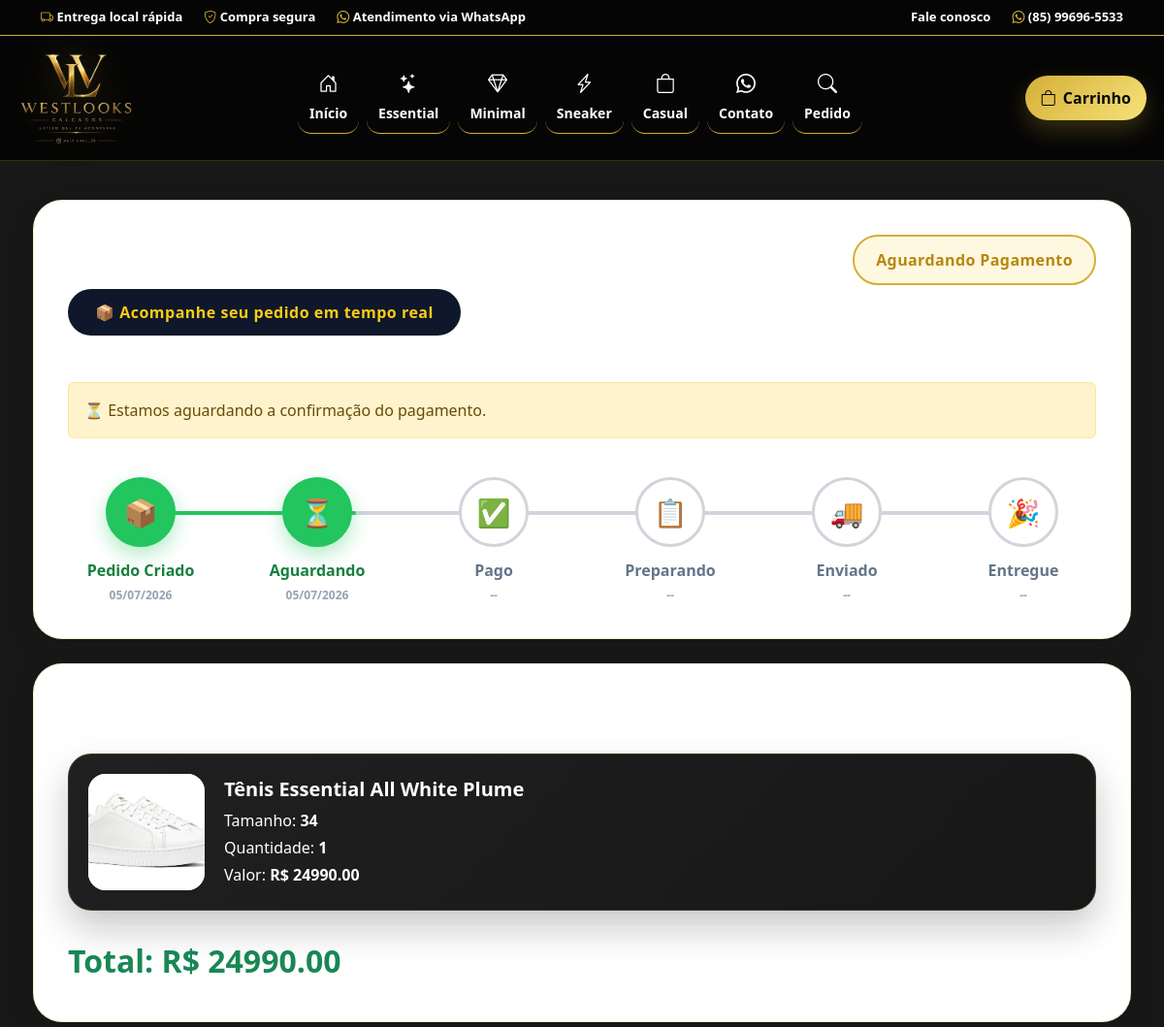
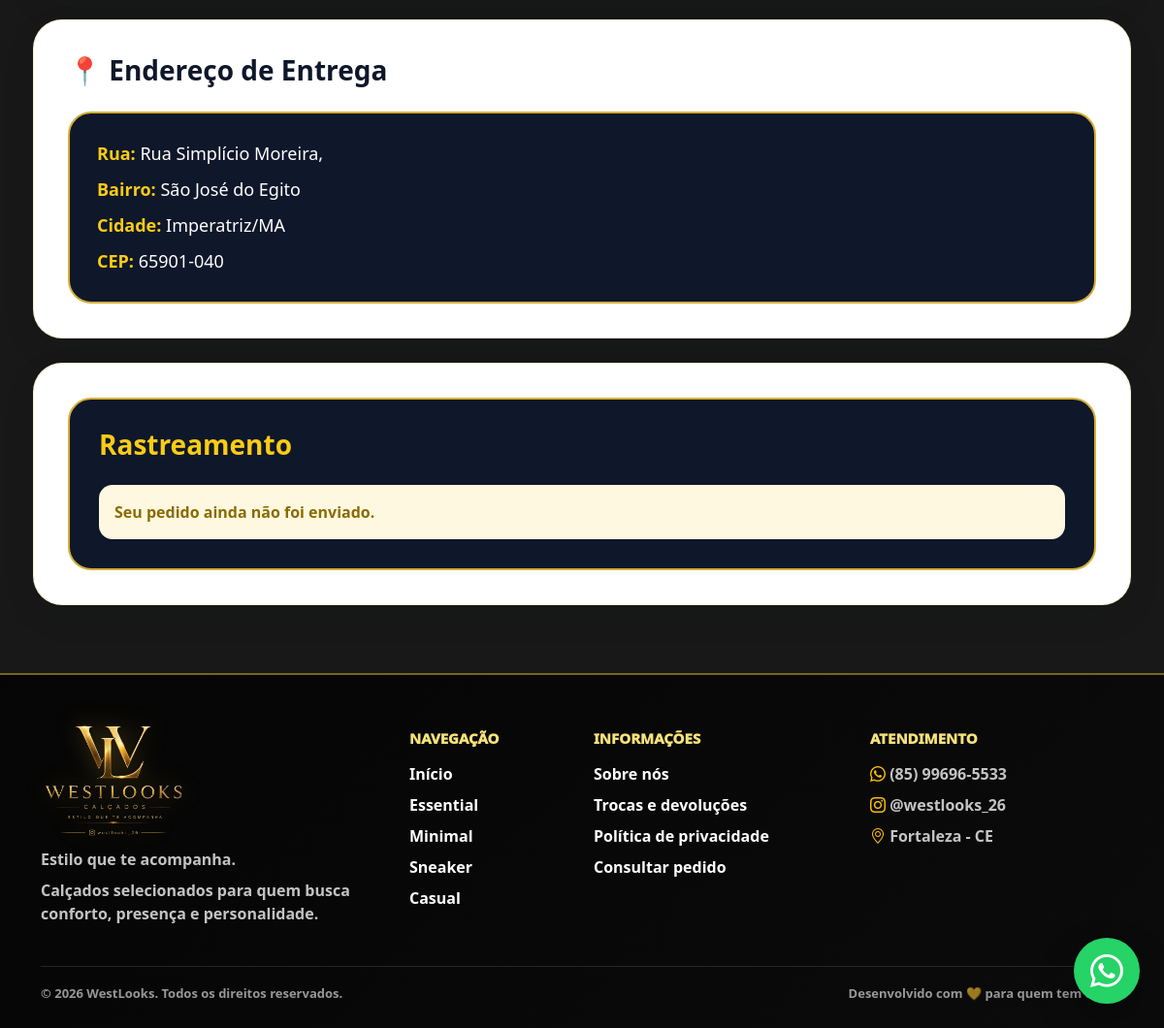
The page /acompanhar/1 on the database its author committed (2 pictures, top to bottom).
### app/models/pedido.py (models this page shows)
class Pedido(db.Model):
    __tablename__ = "pedidos"
    id = db.Column(db.Integer, primary_key=True)
    cliente_id = db.Column(db.Integer, db.ForeignKey("clientes.id"), nullable=True)
    cliente = db.relationship("Cliente", backref="pedidos")
    valor_total = db.Column(db.Numeric(10, 2), default=0)
    status = db.Column(db.String(50), default="aguardando_pagamento")
    forma_pagamento = db.Column(db.String(50), nullable=True)
    mercado_pago_payment_id = db.Column(db.String(120), nullable=True)
    pix_copia_cola = db.Column(db.Text, nullable=True)
    pix_qr_code_base64 = db.Column(db.Text, nullable=True)
    pix_ticket_url = db.Column(db.Text, nullable=True)
    observacao = db.Column(db.Text, nullable=True)
    data_pedido = db.Column(db.DateTime, default=datetime.utcnow)
    tipo_entrega = db.Column(db.String(50), default="fortaleza")
    valor_entrega = db.Column(db.Numeric(10, 2), default=0)
    codigo_rastreamento = db.Column(db.String(120))
    transportadora = db.Column(db.String(120))
    data_envio = db.Column(db.DateTime)
    data_entrega = db.Column(db.DateTime)
    data_pagamento = db.Column(db.DateTime)
    data_preparacao = db.Column(db.DateTime)
    itens = db.relationship(
        "PedidoItem",
        backref="pedido",
        lazy=True,
        cascade="all, delete-orphan"
    )

### app/models/pedido_item.py (models this page shows)
class PedidoItem(db.Model):
    __tablename__ = "pedido_itens"
    id = db.Column(db.Integer, primary_key=True)
    pedido_id = db.Column(
        db.Integer,
        db.ForeignKey("pedidos.id")
    )
    produto_id = db.Column(
        db.Integer,
        db.ForeignKey("produtos.id")
    )
    quantidade = db.Column(db.Integer)
    valor_unitario = db.Column(db.Numeric(10,2))
    subtotal = db.Column(db.Numeric(10,2))
    numeracao = db.Column(
        db.String(10)
    )
    produto = db.relationship("Produto")

### app/models/produto_imagem.py (models this page shows)
class ProdutoImagem(db.Model):
    __tablename__ = "produto_imagens"
    id = db.Column(db.Integer, primary_key=True)
    produto_id = db.Column(db.Integer, db.ForeignKey("produtos.id"), nullable=False)
    produto = db.relationship("Produto", backref="imagens")
    imagem = db.Column(db.String(255), nullable=False)
    principal = db.Column(db.Boolean, default=False)

### app/models/produto.py (models this page shows)
class Produto(db.Model):
    __tablename__ = "produtos"
    id = db.Column(db.Integer, primary_key=True)
    categoria_id = db.Column(
        db.Integer,
        db.ForeignKey("categorias.id")
    )
    categoria = db.relationship(
        "Categoria",
        backref="produtos"
    )
    nome = db.Column(
        db.String(180),
        nullable=False
    )
    slug = db.Column(
        db.String(220),
        unique=True,
        nullable=False
    )
    descricao = db.Column(
        db.Text
    )
    marca = db.Column(
        db.String(120)
    )
    referencia = db.Column(
        db.String(80)
    )
    preco = db.Column(
        db.Numeric(10, 2),
        nullable=False,
        default=0
    )
    preco_promocional = db.Column(
        db.Numeric(10, 2)
    )
    custo = db.Column(
        db.Numeric(10, 2)
    )
    ativo = db.Column(
        db.Boolean,
        default=True
    )
    destaque = db.Column(
        db.Boolean,
        default=False
    )
    lancamento = db.Column(
        db.Boolean,
        default=False
    )
    mais_vendido = db.Column(
        db.Boolean,
        default=False
    )
    frete_gratis = db.Column(
        db.Boolean,
        default=False
    )
    peso = db.Column(
        db.Float,
        default=0
    )
    altura = db.Column(
        db.Float,
        default=0
    )
    largura = db.Column(
        db.Float,
        default=0
    )
    comprimento = db.Column(
        db.Float,
        default=0
    )
    visualizacoes = db.Column(
        db.Integer,
        default=0
    )
    data_cadastro = db.Column(
        db.DateTime,
        default=datetime.utcnow
    )

### app/models/endereco.py (models this page shows)
class Endereco(db.Model):
    __tablename__ = "enderecos"
    id = db.Column(db.Integer, primary_key=True)
    cliente_id = db.Column(db.Integer, db.ForeignKey("clientes.id"), nullable=False)
    cliente = db.relationship("Cliente", backref="enderecos")
    cep = db.Column(db.String(20))
    logradouro = db.Column(db.String(180))
    numero = db.Column(db.String(30))
    complemento = db.Column(db.String(120))
    bairro = db.Column(db.String(120))
    cidade = db.Column(db.String(120))
    estado = db.Column(db.String(2))

### app/routes/loja.py (the view)
@loja_bp.route("/acompanhar/<int:pedido_id>")
def acompanhar_pedido(pedido_id):
    from app.models.pedido import Pedido
    pedido = Pedido.query.get_or_404(pedido_id)
    return render_template(
        "loja/acompanhar_pedido.html",
        pedido=pedido
    )

### app/templates/loja/acompanhar_pedido.html (shortened to what this page needs)
{% extends "loja/base_loja.html" %}
{% block content %}
{% set ordem_status = {
    "aguardando_pagamento": 1,
    "pago": 2,
    "preparando": 3,
    "enviado": 4,
    "entregue": 5,
    "cancelado": 0
} %}
{% set etapa = ordem_status.get(pedido.status, 1) %}
{% if etapa <= 1 %}
    {% set progresso = 20 %}
{% elif etapa == 2 %}
    {% set progresso = 40 %}
{% elif etapa == 3 %}
    {% set progresso = 60 %}
{% elif etapa == 4 %}
    {% set progresso = 80 %}
{% elif etapa >= 5 %}
    {% set progresso = 84 %}
{% else %}
    {% set progresso = 0 %}
{% endif %}
<div class="acompanhar-wrap">
    <div class="pedido-card">
        <div class="d-flex justify-content-between flex-wrap gap-3">
            <div>
                <h1 class="fw-bold">
                </h1>
                <div class="mb-4">
                    <span
                        style="
                        display:inline-block;
                        background:#0f172a;
                        color:#facc15;
                        padding:12px 28px;
                        border-radius:999px;
                        font-weight:900;
                        letter-spacing:.5px;
                        ">
                        📦 Acompanhe seu pedido em tempo real
                    </span>
                </div>
            </div>
            <div>
                <span class="status-badge status-{{ pedido.status }}">
                    {{ pedido.status.replace("_"," ").title() }}
                </span>
            </div>
        </div>
        {% if pedido.status == "aguardando_pagamento" %}
            <div class="alert alert-warning mt-4 mb-0">
                ⏳ Estamos aguardando a confirmação do pagamento.
            </div>
        {% elif pedido.status == "pago" %}
            <div class="alert alert-success mt-4 mb-0">
                ✅ Pagamento confirmado. Seu pedido será preparado em breve.
            </div>
        {% elif pedido.status == "preparando" %}
            <div class="alert alert-primary mt-4 mb-0">
                📦 Seu pedido está sendo separado pela WestLooks.
            </div>
        {% elif pedido.status == "enviado" %}
            <div class="alert alert-info mt-4 mb-0">
                🚚 Seu pedido já saiu para entrega.
            </div>
        {% elif pedido.status == "entregue" %}
            <div class="alert alert-success mt-4 mb-0">
                🎉 Pedido entregue com sucesso.
            </div>
        {% elif pedido.status == "cancelado" %}
            <div class="alert alert-danger mt-4 mb-0">
                ❌ Este pedido foi cancelado.
            </div>
        {% endif %}
        <div class="timeline">
            <div class="timeline-progress" style="width:{{ progresso }}%;"></div>
            <div class="step active">
                <div class="circle">📦</div>
                Pedido Criado
                <span class="step-date">
                    {{ pedido.data_pedido.strftime('%d/%m/%Y') if pedido.data_pedido else '' }}
                </span>
            </div>
            <div class="step {% if etapa >= 1 %}active{% endif %}">
                <div class="circle">⏳</div>
                Aguardando
                <span class="step-date">
                    {{ pedido.data_pedido.strftime('%d/%m/%Y') if pedido.data_pedido else '' }}
                </span>
            </div>
            <div class="step {% if etapa >= 2 %}active{% endif %}">
                <div class="circle">✅</div>
                Pago
                <span class="step-date">
                    {{ pedido.data_pagamento.strftime('%d/%m/%Y') if pedido.data_pagamento else '--' }}
                </span>
            </div>
            <div class="step {% if etapa >= 3 %}active{% endif %}">
                <div class="circle">📋</div>
                Preparando
                <span class="step-date">
                    {{ pedido.data_preparacao.strftime('%d/%m/%Y') if pedido.data_preparacao else '--' }}
                </span>
            </div>
            <div class="step {% if etapa >= 4 %}active{% endif %}">
                <div class="circle">🚚</div>
                Enviado
                <span class="step-date">
                    {{ pedido.data_envio.strftime('%d/%m/%Y') if pedido.data_envio else '--' }}
                </span>
            </div>
            <div class="step {% if etapa >= 5 %}active{% endif %}">
                <div class="circle">🎉</div>
                Entregue
                <span class="step-date">
                    {{ pedido.data_entrega.strftime('%d/%m/%Y') if pedido.data_entrega else '--' }}
                </span>
            </div>
        </div>
    </div>
    <div class="pedido-card">
        <h3 class="fw-bold mb-4">
        </h3>
        {% for item in pedido.itens %}
        <div class="produto-card">
            {% if item.produto.imagens %}
                <img src="{{ url_for('static', filename='uploads/' ~ item.produto.imagens[0].imagem) }}">
            {% endif %}
            <div class="produto-info">
                <h5 class="fw-bold">
                    {{ item.produto.nome }}
                </h5>
                <p class="mb-1">
                    Tamanho:
                    <strong>{{ item.numeracao }}</strong>
                </p>
                <p class="mb-1">
                    Quantidade:
                    <strong>{{ item.quantidade }}</strong>
                </p>
                <p class="mb-0">
                    Valor:
                    <strong>
                        R$ {{ "%.2f"|format(item.subtotal) }}
                    </strong>
                </p>
            </div>
        </div>
        {% else %}
        <p class="text-muted">
            Nenhum produto encontrado neste pedido.
        </p>
        {% endfor %}
        <hr>
        <h2 class="fw-bold text-success">
            Total: R$ {{ "%.2f"|format(pedido.valor_total) }}
        </h2>
    </div>
    <div class="pedido-card">
        <h3
            style="
            font-weight:900;
            color:#0f172a;
            margin-bottom:25px;
            ">
            📍 Endereço de Entrega
        </h3>
        {% if pedido.cliente.enderecos %}
            {% set endereco = pedido.cliente.enderecos[0] %}
            <div
                style="
                background:#0f172a;
                color:#fff;
                border:2px solid #d4af37;
                border-radius:24px;
                padding:28px;
                ">
                <p style="margin-bottom:10px;font-size:18px;">
                    <strong style="color:#facc15;">Rua:</strong>
                    {{ endereco.logradouro }}, {{ endereco.numero }}
                </p>
                <p style="margin-bottom:10px;font-size:18px;">
                    <strong style="color:#facc15;">Bairro:</strong>
                    {{ endereco.bairro }}
                </p>
                <p style="margin-bottom:10px;font-size:18px;">
                    <strong style="color:#facc15;">Cidade:</strong>
                    {{ endereco.cidade }}/{{ endereco.estado }}
                </p>
                <p style="margin-bottom:0;font-size:18px;">
                    <strong style="color:#facc15;">CEP:</strong>
                    {{ endereco.cep }}
                </p>
            </div>
        {% else %}
            <div class="alert alert-warning mb-0">
                Nenhum endereço informado.
            </div>
        {% endif %}
    </div>
    <div class="pedido-card">
        <div class="rastreamento-box">
            <h3 class="fw-bold mb-4">
                Rastreamento
            </h3>
            {% if pedido.status == "entregue" %}
                <div class="alert alert-success mb-0">
                    Pedido entregue com sucesso.
                </div>
            {% elif pedido.status == "enviado" %}
                <div class="alert alert-primary mb-0">
                    Pedido saiu para entrega.
                </div>
            {% else %}
                <div class="alert alert-warning mb-0">
                    Seu pedido ainda não foi enviado.
                </div>
            {% endif %}
        </div>
    </div>
</div>
{% endblock %}

### app/templates/loja/base_loja.html (style rules this page uses)
:root { --gold:#d4af37; --gold-light:#f6e27a; --dark:#050505; --dark-2:#111111; --card:#1f1f1f; --card-2:#252525; --bg:#181818; --text:#ffffff; --muted:#cfcfcf; }
* { margin:0; padding:0; box-sizing:border-box; }
html, body { overflow-x:hidden; }
body { background:var(--bg); font-family:Segoe UI, sans-serif; color:var(--text); }
.benefit-card, .category-card, .produto-card, .product-card, .card-produto, .wl-card, .card { background:linear-gradient(135deg,#202020,#171717) !important; border:1px solid rgba(212,175,55,.18) !important; color:#fff !important; box-shadow:0 18px 38px rgba(0,0,0,.22) !important; }
.benefit-card h1, .benefit-card h2, .benefit-card h3, .benefit-card h4, .benefit-card h5, .benefit-card p, .category-card h1, .category-card h2, .category-card h3, .category-card h4, .category-card h5, .category-card p, .produto-card h1, .produto-card h2, .produto-card h3, .produto-card h4, .produto-card h5, .produto-card p, .product-card h1, .product-card h2, .product-card h3, .product-card h4, .product-card h5, .product-card p, .card-produto h1, .card-produto h2, .card-produto h3, .card-produto h4, .card-produto h5, .card-produto p, .wl-card h1, .wl-card h2, .wl-card h3, .wl-card h4, .wl-card h5, .wl-card p, .card h1, .card h2, .card h3, .card h4, .card h5, .card p { color:#fff !important; }

### app/templates/loja/acompanhar_pedido.html (style rules this page uses)
.acompanhar-wrap { max-width:1200px; margin:40px auto; padding:0 20px; }
.pedido-card { background:#fff; border-radius:30px; padding:35px; margin-bottom:25px; border:1px solid rgba(212,175,55,.25); box-shadow:0 12px 35px rgba(15,23,42,.08); }
.status-badge { display:inline-block; padding:12px 22px; border-radius:999px; font-weight:900; letter-spacing:.4px; }
.status-aguardando_pagamento { background:#fff8e1; color:#b8860b; border:2px solid #d4af37; }
.timeline { display:flex; justify-content:space-between; align-items:flex-start; margin-top:40px; position:relative; }
.timeline::before { content:""; position:absolute; left:8%; right:8%; top:35px; height:4px; background:#d1d5db; z-index:1; }
.timeline-progress { position:absolute; left:8%; top:35px; height:4px; background:#22c55e; z-index:2; border-radius:999px; }
.step { width:150px; text-align:center; position:relative; z-index:3; color:#64748b; font-weight:800; }
.step .circle { width:72px; height:72px; margin:auto; margin-bottom:12px; border-radius:50%; display:flex; align-items:center; justify-content:center; background:#fff; border:3px solid #d1d5db; font-size:28px; transition:.2s; }
.step.active .circle { background:#22c55e; color:#fff; border-color:#22c55e; box-shadow:0 8px 20px rgba(34,197,94,.35); }
.step.active { color:#15803d; }
.step-date { display:block; margin-top:5px; font-size:12px; color:#94a3b8; font-weight:700; }
.produto-card { display:flex; gap:20px; align-items:center; flex-wrap:wrap; background:#1b1b1b; color:#fff; border-radius:24px; padding:20px; border:2px solid rgba(212,175,55,.25); box-shadow:0 15px 35px rgba(0,0,0,.18); }
.produto-card img { width:120px; height:120px; object-fit:cover; background:#fff; border-radius:18px; }
.produto-info { flex:1; }
.produto-info h5 { color:#fff; font-weight:900; }
.produto-info p { margin-bottom:6px; color:#f1f5f9; }
.produto-info strong { color:#fff; }
.rastreamento-box { background:#0f172a; color:#fff; border-radius:24px; padding:30px; border:2px solid #d4af37; }
.rastreamento-box h3 { color:#facc15; font-weight:900; }
.rastreamento-box .alert { background:#fff8e1; color:#8a6b00; border:none; border-radius:14px; font-weight:700; }

### rows shown on the page
Pedido: status.replace "Aguardando Pagamento", data_pedido "05/07/2026", data_pagamento "--", data_preparacao "--", data_envio "--", data_entrega "--", valor_total "24990.00"
PedidoItem: imagem (picture), produto.nome "Tênis Essential All White Plume", numeracao "34", quantidade "1", subtotal "24990.00"
Endereco: logradouro "Rua Simplício Moreira", bairro "São José do Egito", cidade "Imperatriz", estado "MA", cep "65901-040"
